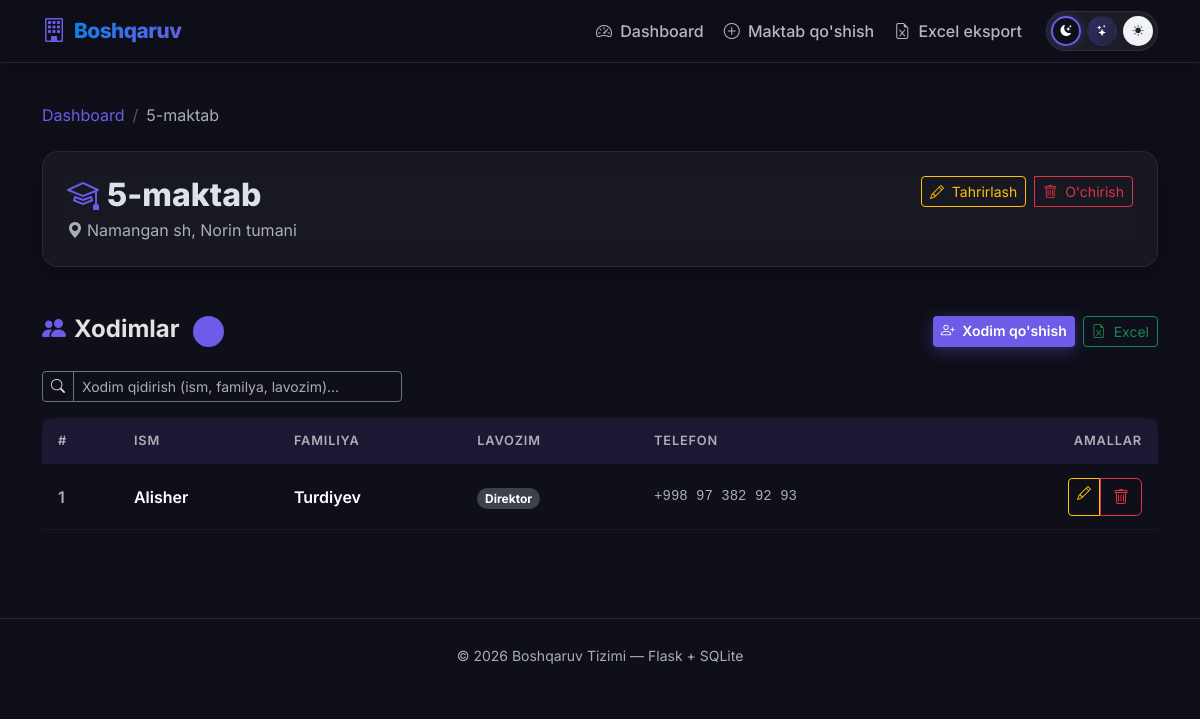
Page /school/1 on the committed database.
### tables this page shows
CREATE TABLE schools (
            id INTEGER PRIMARY KEY AUTOINCREMENT,
            name TEXT NOT NULL,
            address TEXT NOT NULL
        );

CREATE TABLE employees (
            id INTEGER PRIMARY KEY AUTOINCREMENT,
            first_name TEXT NOT NULL,
            last_name TEXT NOT NULL,
            position TEXT NOT NULL,
            phone TEXT NOT NULL,
            school_id INTEGER NOT NULL,
            FOREIGN KEY (school_id) REFERENCES schools(id) ON DELETE CASCADE
        );

### app.py (the view)
@app.route('/school/<int:school_id>')
def school_detail(school_id):
    conn = get_db()
    school = conn.execute('SELECT * FROM schools WHERE id = ?', (school_id,)).fetchone()
    if not school:
        flash('Maktab topilmadi!', 'danger')
        conn.close()
        return redirect(url_for('index'))
    employees = conn.execute(
        'SELECT * FROM employees WHERE school_id = ? ORDER BY last_name, first_name',
        (school_id,)
    ).fetchall()
    conn.close()
    return render_template('school_detail.html', school=school, employees=employees)

### app.py (called while the page is built)
def get_db():
    conn = sqlite3.connect(DATABASE)
    conn.row_factory = sqlite3.Row
    conn.execute("PRAGMA foreign_keys = ON")
    return conn

### templates/school_detail.html (shortened to what this page needs)
{% extends "base.html" %}
{% block content %}
<nav aria-label="breadcrumb" class="mb-4">
    <ol class="breadcrumb">
        <li class="breadcrumb-item"><a href="{{ url_for('index') }}"
                class="link-accent text-decoration-none">Dashboard</a></li>
        <li class="breadcrumb-item active" aria-current="page">{{ school['name'] }}</li>
    </ol>
</nav>
<div class="card glass-card mb-5">
    <div class="card-body p-4">
        <div class="d-flex flex-wrap justify-content-between align-items-start gap-3">
            <div>
                <h2 class="fw-800 mb-1">
                    <i class="bi bi-mortarboard text-accent me-2"></i>{{ school['name'] }}
                </h2>
                <p class="text-body-secondary mb-0">
                    <i class="bi bi-geo-alt-fill me-1"></i>{{ school['address'] }}
                </p>
            </div>
            <div class="d-flex gap-2 flex-wrap">
                <a href="{{ url_for('edit_school', school_id=school['id']) }}" class="btn btn-outline-warning btn-sm">
                    <i class="bi bi-pencil me-1"></i> Tahrirlash
                </a>
                <form method="POST" action="{{ url_for('delete_school', school_id=school['id']) }}"
                    class="d-inline delete-form">
                    <button type="submit" class="btn btn-outline-danger btn-sm">
                        <i class="bi bi-trash me-1"></i> O'chirish
                    </button>
                </form>
            </div>
        </div>
    </div>
</div>
<div class="d-flex flex-wrap justify-content-between align-items-center mb-4 gap-2">
    <h4 class="fw-700 mb-0">
        <i class="bi bi-people-fill me-2 text-accent"></i>Xodimlar
        <span class="badge bg-accent bg-opacity-25 text-accent ms-2 rounded-pill">{{ employees|length }}</span>
    </h4>
    <div class="d-flex gap-2">
        <a href="{{ url_for('add_employee', school_id=school['id']) }}" class="btn btn-accent btn-sm">
            <i class="bi bi-person-plus me-1"></i> Xodim qo'shish
        </a>
        {% if employees %}
        <a href="{{ url_for('export_school', school_id=school['id']) }}" class="btn btn-outline-success btn-sm">
            <i class="bi bi-file-earmark-excel me-1"></i> Excel
        </a>
        {% endif %}
    </div>
</div>
{% if employees %}
<div class="mb-3">
    <div class="input-group input-group-sm" style="max-width: 360px;">
        <span class="input-group-text bg-transparent border-secondary"><i class="bi bi-search"></i></span>
        <input type="text" class="form-control bg-transparent border-secondary" id="employeeSearch"
            placeholder="Xodim qidirish (ism, familya, lavozim)...">
    </div>
</div>
{% endif %}
{% if employees %}
<div class="table-responsive">
    <table class="table table-hover align-middle custom-table" id="employeesTable">
        <thead>
            <tr>
                <th>#</th>
                <th>Ism</th>
                <th>Familiya</th>
                <th>Lavozim</th>
                <th>Telefon</th>
                <th class="text-end">Amallar</th>
            </tr>
        </thead>
        <tbody>
            {% for emp in employees %}
            <tr class="table-row-hover">
                <td class="fw-semibold text-body-secondary">{{ loop.index }}</td>
                <td class="fw-600">{{ emp['first_name'] }}</td>
                <td class="fw-600">{{ emp['last_name'] }}</td>
                <td><span class="badge bg-secondary bg-opacity-50 rounded-pill">{{ emp['position'] }}</span></td>
                <td class="text-body-secondary font-monospace small">{{ emp['phone'] }}</td>
                <td class="text-end">
                    <div class="btn-group btn-group-sm">
                        <a href="{{ url_for('edit_employee', employee_id=emp['id']) }}" class="btn btn-outline-warning"
                            title="Tahrirlash">
                            <i class="bi bi-pencil"></i>
                        </a>
                        <form method="POST" action="{{ url_for('delete_employee', employee_id=emp['id']) }}"
                            class="d-inline delete-form">
                            <button type="submit" class="btn btn-outline-danger" title="O'chirish">
                                <i class="bi bi-trash"></i>
                            </button>
                        </form>
                    </div>
                </td>
            </tr>
            {% endfor %}
        </tbody>
    </table>
</div>
{% endif %}
{% endblock %}

### static/css/style.css (style rules this page uses)
:root { --accent: #6c5ce7; --accent-hover: #5a4bd1; --accent-glow: rgba(108, 92, 231, 0.35); --gradient-blue: linear-gradient(135deg, #0984e3 0%, #6c5ce7 100%); --gradient-green: linear-gradient(135deg, #00b894 0%, #00cec9 100%); --gradient-purple: linear-gradient(135deg, #6c5ce7 0%, #e17055 100%); --glass-bg: rgba(255, 255, 255, 0.04); --glass-border: rgba(255, 255, 255, 0.08); --radius: 16px; --radius-sm: 10px; --shadow: 0 8px 32px rgba(0, 0, 0, 0.25); }
body { font-family: 'Inter', system-ui, -apple-system, sans-serif; min-height: 100vh; background: #0f0f1a; color: #e2e2e2; transition: background 0.5s ease, color 0.4s ease; }
[data-bs-theme="dark"] { --bs-body-bg: #0f0f1a; }
.fw-600 { font-weight: 600; }
.fw-700 { font-weight: 700; }
.fw-800 { font-weight: 800; }
.text-accent { color: var(--accent) !important; }
.link-accent { color: var(--accent) !important; transition: color 0.2s; }
.bg-accent { background-color: var(--accent) !important; }
.glass-card { background: var(--glass-bg); border: 1px solid var(--glass-border); border-radius: var(--radius); backdrop-filter: blur(12px); -webkit-backdrop-filter: blur(12px); box-shadow: var(--shadow); }
.custom-table { border-collapse: separate; border-spacing: 0; }
.custom-table thead th { background: rgba(108, 92, 231, 0.12); border: none; font-weight: 600; font-size: 0.8rem; text-transform: uppercase; letter-spacing: 0.8px; color: rgba(255, 255, 255, 0.65); padding: 0.85rem 1rem; }
.custom-table thead th:first-child { border-top-left-radius: var(--radius-sm); }
.custom-table thead th:last-child { border-top-right-radius: var(--radius-sm); }
.custom-table tbody td { padding: 0.85rem 1rem; border-bottom: 1px solid rgba(255, 255, 255, 0.04); vertical-align: middle; }
.table-row-hover { transition: background 0.2s ease; }
.btn-accent { background: var(--accent); color: #fff; border: none; font-weight: 600; box-shadow: 0 4px 15px var(--accent-glow); transition: all 0.25s ease; }
.breadcrumb { background: transparent; padding: 0; margin: 0; }
.breadcrumb-item+.breadcrumb-item::before { color: rgba(255, 255, 255, 0.3); }
.card, .glass-card { animation: fadeInUp 0.4s ease forwards; }
.delete-form { display: inline; }
.delete-form .btn { border-top-left-radius: 0; border-bottom-left-radius: 0; }

### rows in the picture
schools: name "5-maktab", address "Namangan sh, Norin tumani"
employees: first_name "Alisher", last_name "Turdiyev", position "Direktor", phone "+998 97 382 92 93"
